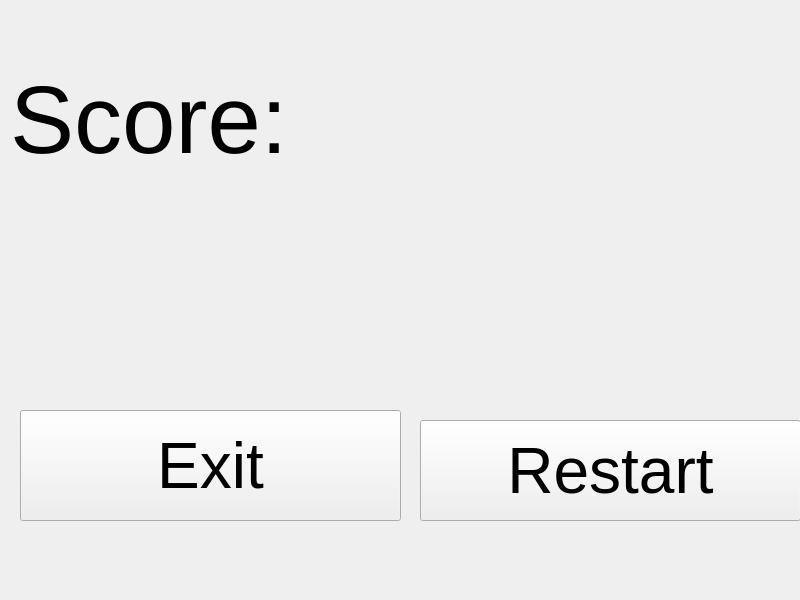
<?xml version="1.0" encoding="UTF-8"?>
<ui version="4.0">
 <class>report</class>
 <widget class="QWidget" name="report">
  <property name="geometry">
   <rect>
    <x>0</x>
    <y>0</y>
    <width>800</width>
    <height>600</height>
   </rect>
  </property>
  <property name="windowTitle">
   <string>Form</string>
  </property>
  <widget class="QLabel" name="ScoreLabel">
   <property name="geometry">
    <rect>
     <x>360</x>
     <y>60</y>
     <width>321</width>
     <height>140</height>
    </rect>
   </property>
   <property name="font">
    <font>
     <pointsize>48</pointsize>
    </font>
   </property>
   <property name="text">
    <string/>
   </property>
  </widget>
  <widget class="QLabel" name="label">
   <property name="geometry">
    <rect>
     <x>10</x>
     <y>50</y>
     <width>341</width>
     <height>140</height>
    </rect>
   </property>
   <property name="font">
    <font>
     <pointsize>72</pointsize>
    </font>
   </property>
   <property name="text">
    <string>Score:</string>
   </property>
  </widget>
  <widget class="QPushButton" name="exit">
   <property name="geometry">
    <rect>
     <x>20</x>
     <y>410</y>
     <width>381</width>
     <height>111</height>
    </rect>
   </property>
   <property name="font">
    <font>
     <pointsize>48</pointsize>
    </font>
   </property>
   <property name="text">
    <string>Exit</string>
   </property>
  </widget>
  <widget class="QPushButton" name="RestartButton">
   <property name="geometry">
    <rect>
     <x>420</x>
     <y>420</y>
     <width>381</width>
     <height>101</height>
    </rect>
   </property>
   <property name="font">
    <font>
     <pointsize>48</pointsize>
    </font>
   </property>
   <property name="text">
    <string>Restart</string>
   </property>
  </widget>
 </widget>
 <resources/>
 <connections>
  <connection>
   <sender>exit</sender>
   <signal>clicked()</signal>
   <receiver>report</receiver>
   <slot>close()</slot>
   <hints>
    <hint type="sourcelabel">
     <x>477</x>
     <y>446</y>
    </hint>
    <hint type="destinationlabel">
     <x>445</x>
     <y>361</y>
    </hint>
   </hints>
  </connection>
 </connections>
</ui>
